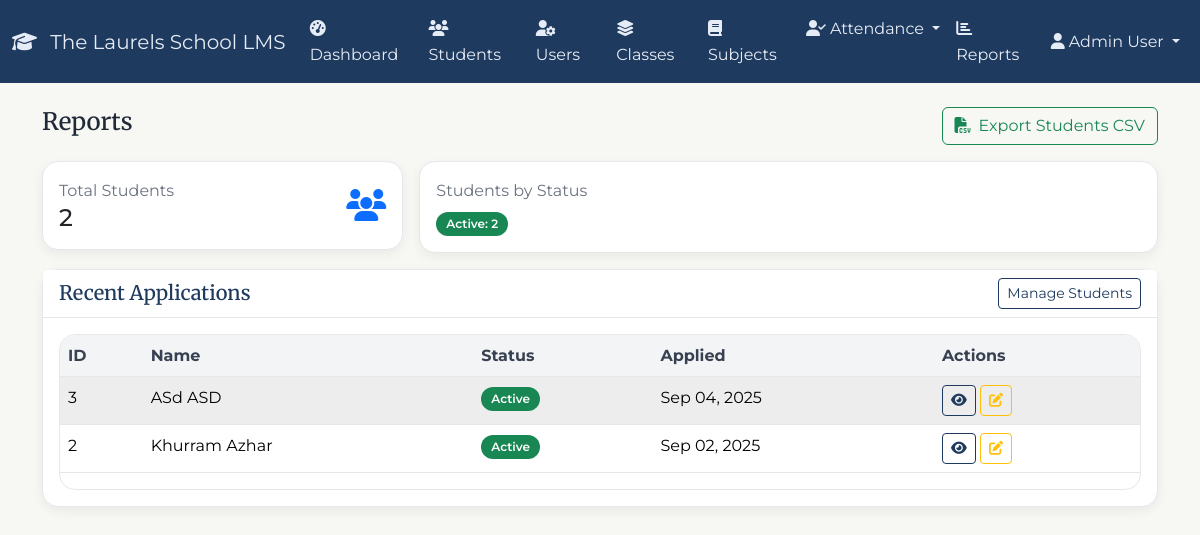
/admin/reports.php (signed in), run on the app's committed database.
### tables this page shows
CREATE TABLE `students` (
  `id` int(11) NOT NULL,
  `student_code` varchar(20) DEFAULT NULL,
  `first_name` varchar(50) NOT NULL,
  `middle_name` varchar(50) DEFAULT NULL,
  `last_name` varchar(50) NOT NULL,
  `sex` enum('Male','Female') NOT NULL,
  `date_of_birth` date NOT NULL,
  `birth_place` varchar(100) NOT NULL,
  `religion` varchar(50) DEFAULT NULL,
  `address` text NOT NULL,
  `city` varchar(50) NOT NULL,
  `phone` varchar(20) DEFAULT NULL,
  `father_name` varchar(100) NOT NULL,
  `father_occupation` varchar(100) DEFAULT NULL,
  `father_address` text DEFAULT NULL,
  `father_position` varchar(100) DEFAULT NULL,
  `father_work_phone` varchar(20) DEFAULT NULL,
  `father_cell` varchar(20) DEFAULT NULL,
  `mother_name` varchar(100) NOT NULL,
  `mother_occupation` varchar(100) DEFAULT NULL,
  `mother_address` text DEFAULT NULL,
  `mother_position` varchar(100) DEFAULT NULL,
  `mother_work_phone` varchar(20) DEFAULT NULL,
  `mother_cell` varchar(20) DEFAULT NULL,
  `guardian_name` varchar(100) DEFAULT NULL,
  `guardian_relation` varchar(50) DEFAULT NULL,
  `guardian_phone` varchar(20) DEFAULT NULL,
  `guardian_address` text DEFAULT NULL,
  `emergency_contact_name` varchar(100) NOT NULL,
  `emergency_contact_phone` varchar(20) NOT NULL,
  `last_school_attended` varchar(200) DEFAULT NULL,
  `last_school_year` varchar(10) DEFAULT NULL,
  `last_school_grade` varchar(20) DEFAULT NULL,
  `last_school_address` text DEFAULT NULL,
  `has_asthma` tinyint(1) DEFAULT 0,
  `has_allergies` tinyint(1) DEFAULT 0,
  `has_heart_disease` tinyint(1) DEFAULT 0,
  `has_convulsions` tinyint(1) DEFAULT 0,
  `has_diabetes` tinyint(1) DEFAULT 0,
  `has_cancer` tinyint(1) DEFAULT 0,
  `has_tuberculosis` tinyint(1) DEFAULT 0,
  `has_epilepsy` tinyint(1) DEFAULT 0,
  `has_hearing_problems` tinyint(1) DEFAULT 0,
  `has_speech_problems` tinyint(1) DEFAULT 0,
  `has_orthopedic_problems` tinyint(1) DEFAULT 0,
  `has_other_problems` tinyint(1) DEFAULT 0,
  `other_problems_description` text DEFAULT NULL,
  `major_operations_injuries` text DEFAULT NULL,
  `regular_medication` text DEFAULT NULL,
  `family_physician_name` varchar(100) DEFAULT NULL,
  `family_physician_phone` varchar(20) DEFAULT NULL,
  `heard_through_newspapers` tinyint(1) DEFAULT 0,
  `heard_through_advertisements` tinyint(1) DEFAULT 0,
  `heard_through_friends` tinyint(1) DEFAULT 0,
  `heard_through_relatives` tinyint(1) DEFAULT 0,
  `heard_through_other` tinyint(1) DEFAULT 0,
  `heard_through_other_description` text DEFAULT NULL,
  `application_date` date NOT NULL,
  `parent_signature` varchar(255) DEFAULT NULL,
  `passport_photo` varchar(255) DEFAULT NULL,
  `school_leaving_certificate` varchar(255) DEFAULT NULL,
  `recent_exam_results` varchar(255) DEFAULT NULL,
  `father_nic_copy` varchar(255) DEFAULT NULL,
  `mother_nic_copy` varchar(255) DEFAULT NULL,
  `guardian_nic_copy` varchar(255) DEFAULT NULL,
  `birth_certificate` varchar(255) DEFAULT NULL,
  `is_verified` tinyint(1) DEFAULT 0,
  `verified_by` int(11) DEFAULT NULL,
  `verified_at` timestamp NULL DEFAULT NULL,
  `verification_notes` text DEFAULT NULL,
  `status` enum('pending','active','inactive','withdrawn','completed','suspended','expelled','transferred','graduated','on_leave') DEFAULT 'pending',
  `created_at` timestamp NOT NULL DEFAULT current_timestamp(),
  `updated_at` timestamp NOT NULL DEFAULT current_timestamp() ON UPDATE current_timestamp()
);

### admin/reports.php (the view, shortened to what this page needs)
<?php
$pdo = getDBConnection();
$stats = [
    'total_students' => 0,
    'by_status' => [],
    'recent' => []
];
try {
    $stats['total_students'] = (int)$pdo->query("SELECT COUNT(*) AS c FROM students")->fetch()['c'];
    $by = $pdo->query("SELECT status, COUNT(*) AS c FROM students GROUP BY status ORDER BY c DESC")->fetchAll();
    foreach ($by as $row) { $stats['by_status'][$row['status']] = (int)$row['c']; }
    $recentStmt = $pdo->query("SELECT id,first_name,last_name,status,created_at FROM students ORDER BY created_at DESC LIMIT 20");
    $stats['recent'] = $recentStmt->fetchAll();
} catch (Exception $e) {
    $message = 'Error loading reports.';
}
function statusBadge($s) {
    switch ($s) {
        case 'active': return 'badge bg-success';
    }
}
?>
<!DOCTYPE html>
<html lang="en">
<head>
    <link href="https://cdn.jsdelivr.net/npm/bootstrap@5.3.2/dist/css/bootstrap.min.css" rel="stylesheet">
    <link href="https://cdnjs.cloudflare.com/ajax/libs/font-awesome/6.4.0/css/all.min.css" rel="stylesheet">
    <link href="../assets/css/theme.css" rel="stylesheet">
</head>
<body>
<?php $active='reports'; include __DIR__.'/partials/navbar.php'; ?>
<div class="container mt-4">
    <div class="d-flex justify-content-between align-items-center mb-3">
        <h1 class="h4">Reports</h1>
        <div>
            <a href="reports.php?export=students" class="btn btn-outline-success"><i class="fas fa-file-csv me-2"></i>Export Students CSV</a>
        </div>
    </div>
    <div class="row g-3 mb-3">
        <div class="col-md-4">
            <div class="card">
                <div class="card-body">
                    <div class="d-flex justify-content-between align-items-center">
                        <div>
                            <div class="text-muted">Total Students</div>
                            <div class="h4 mb-0"><?php echo $stats['total_students']; ?></div>
                        </div>
                        <i class="fas fa-users fa-2x text-primary"></i>
                    </div>
                </div>
            </div>
        </div>
        <div class="col-md-8">
            <div class="card">
                <div class="card-body">
                    <div class="text-muted mb-2">Students by Status</div>
                    <div class="d-flex flex-wrap gap-2">
                        <?php foreach ($stats['by_status'] as $status => $count): ?>
                            <span class="<?php echo statusBadge($status); ?>">
                                <?php echo ucfirst($status); ?>: <?php echo $count; ?>
                            </span>
                        <?php endforeach; ?>
                    </div>
                </div>
            </div>
        </div>
    </div>
    <div class="card">
        <div class="card-header d-flex justify-content-between align-items-center">
            <h5 class="mb-0">Recent Applications</h5>
            <a href="students.php" class="btn btn-sm btn-outline-primary">Manage Students</a>
        </div>
        <div class="card-body">
            <div class="table-responsive rounded-lg">
                <table class="table table-striped">
                    <thead><tr>
                        <th>ID</th>
                        <th>Name</th>
                        <th>Status</th>
                        <th>Applied</th>
                        <th>Actions</th>
                    </tr></thead>
                    <tbody>
                        <?php if (!$stats['recent']): ?>
                            <tr><td colspan="5" class="text-center text-muted">No records</td></tr>
                        <?php else: foreach ($stats['recent'] as $r): ?>
                            <tr>
                                <td><?php echo $r['id']; ?></td>
                                <td><?php echo htmlspecialchars($r['first_name'].' '.$r['last_name']); ?></td>
                                <td><span class="<?php echo statusBadge($r['status']); ?>"><?php echo ucfirst($r['status']); ?></span></td>
                                <td><?php echo date('M d, Y', strtotime($r['created_at'])); ?></td>
                                <td>
                                    <a class="btn btn-sm btn-outline-primary" href="view_student.php?id=<?php echo $r['id']; ?>"><i class="fas fa-eye"></i></a>
                                    <a class="btn btn-sm btn-outline-warning" href="edit_student.php?id=<?php echo $r['id']; ?>"><i class="fas fa-edit"></i></a>
                                </td>
                            </tr>
                        <?php endforeach; endif; ?>
                    </tbody>
                </table>
            </div>
        </div>
    </div>
</div>
</body>
</html>

### assets/css/theme.css (style rules this page uses)
:root { --color-navy: #1f3a5f; --color-navy-700: #163051; --color-green: #2a6f4e; --color-green-700: #225b40; --color-bg: #f7f7f4; --color-surface: #ffffff; --color-muted: #6b7280; --color-border: #e5e7eb; --radius-md: 12px; --radius-lg: 16px; --shadow-sm: 0 4px 12px rgba(0,0,0,0.06); --shadow-md: 0 8px 24px rgba(0,0,0,0.08); }
html, body { background: var(--color-bg); color: #1f2937; font-family: 'Montserrat', system-ui, -apple-system, Segoe UI, Roboto, Helvetica, Arial, 'Apple Color Emoji', 'Segoe UI Emoji', 'Segoe UI Symbol'; line-height: 1.6; }
h1, h2, h3, h4, h5, h6 { font-family: 'Merriweather', Georgia, 'Times New Roman', serif; color: var(--color-navy); }
.btn-outline-primary { color: var(--color-navy); border-color: var(--color-navy); }
.card { border: 1px solid var(--color-border); border-radius: var(--radius-lg); box-shadow: var(--shadow-sm); background: var(--color-surface); }
.card-header { background: #fff; border-bottom: 1px solid var(--color-border); border-top-left-radius: var(--radius-lg); border-top-right-radius: var(--radius-lg); }
.table { border-color: var(--color-border); }
.table thead th { background: #f3f4f6; color: #374151; border-bottom: 1px solid var(--color-border); }
.table-striped > tbody > tr:nth-of-type(odd) > * { background-color: #fafafa; }
.badge { border-radius: 999px; padding: 6px 10px; font-weight: 600; }
.table-responsive { border-radius: var(--radius-lg); border: 1px solid var(--color-border); overflow: hidden; background: #fff; }
.rounded-lg { border-radius: var(--radius-lg) !important; }
.text-muted { color: var(--color-muted) !important; }
.container .h1, .container .h2, .container .h3, .container .h4 { margin-bottom: .5rem; }
a { color: var(--color-navy); }

### data on the page
students: id "3", first_name+last_name "ASd ASD", status "Active", created_at "Sep 04, 2025"
students: id "2", first_name+last_name "Khurram Azhar", status "Active", created_at "Sep 02, 2025"

### other printed values
$_SESSION['user_name'] "Admin User"
$stats['total_students'] "2"
$status "Active"
$count "2"
